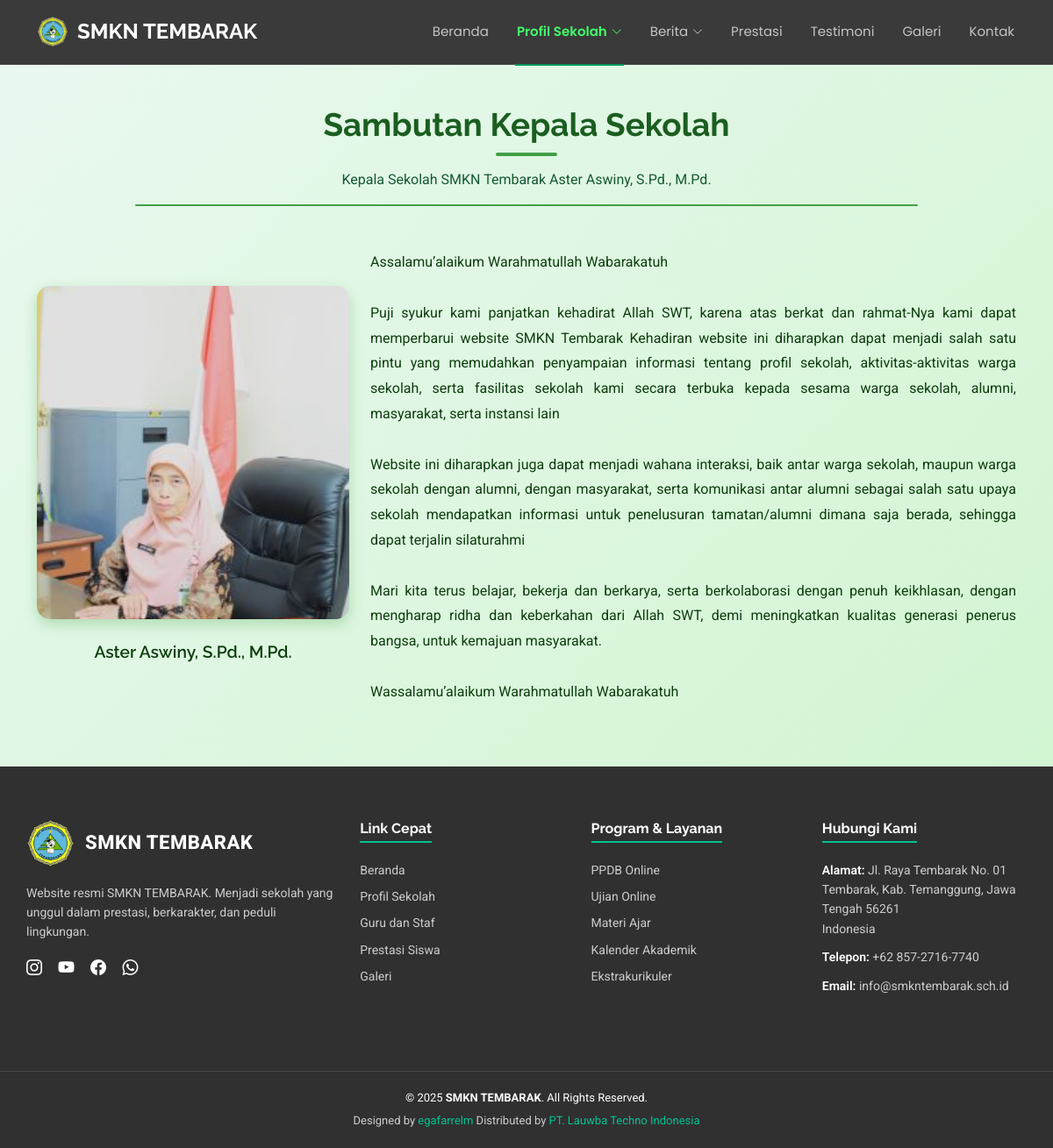
Page /frontend/pages/profil_sekolah/index.php on the committed database.
### tables this page shows
CREATE TABLE `abouts` (
  `id` bigint NOT NULL,
  `school_name` varchar(255) NOT NULL,
  `school_logo` text NOT NULL,
  `school_banner` varchar(200) NOT NULL,
  `school_tagline` varchar(255) NOT NULL,
  `school_description` text NOT NULL,
  `since` date NOT NULL,
  `alamat` varchar(255) NOT NULL
);

CREATE TABLE `headmasters` (
  `id` bigint NOT NULL,
  `headmaster_name` varchar(255) NOT NULL,
  `headmaster_image` text NOT NULL,
  `headmaster_description` text NOT NULL
);

### frontend/pages/profil_sekolah/index.php (called while the page is built)
<?php
include '../../partials/header.php';
include '../../partials/navbar.php';
include 'sambutan.php';
include '../../partials/footer.php';
include '../../partials/script.php';
?>

### frontend/pages/profil_sekolah/sambutan.php (the view, shortened to what this page needs)
<?php
$qheadmaster = "SELECT * FROM headmasters LIMIT 1";
$resheadmaster = mysqli_query($connect, $qheadmaster) or die(mysqli_error($connect));
$item = mysqli_fetch_assoc($resheadmaster);
$headmasterImage = !empty($item['headmaster_image'])
    ? "/company_profile/storages/headmasters/" . $item['headmaster_image']
    : "/company_profile/storages/headmasters/default.jpg";
$headmasterName = !empty($item['headmaster_name']) ? $item['headmaster_name'] : "Kepala Sekolah";
$headmasterDescription = !empty($item['headmaster_description']) ? $item['headmaster_description'] : "Deskripsi sambutan kepala sekolah belum tersedia.";
?>
<section id="sambutan" class="sambutan-section">
  <div class="container">
    <div class="section-header text-center" data-aos="fade-up">
      <h2>Sambutan Kepala Sekolah</h2>
      <p class="intro-text">Kepala Sekolah SMKN Tembarak <?= htmlspecialchars($headmasterName) ?></p>
      <div class="intro-line"></div>
    </div>
    <div class="row align-items-center content-wrapper" data-aos="fade-up" data-aos-delay="100">
      <div class="col-md-4 text-center mb-4 mb-md-0">
        <div class="headmaster-card">
          <img src="<?= $headmasterImage ?>"
               alt="Kepala Sekolah"
               class="headmaster-img mb-3">
          <h5 class="headmaster-name"><?= htmlspecialchars($headmasterName) ?></h5>
        </div>
      </div>
      <div class="col-md-8">
        <div class="headmaster-description">
          <p>
            <?= nl2br(htmlspecialchars($headmasterDescription)) ?>
          </p>
        </div>
      </div>
    </div>
  </div>
</section>

### frontend/partials/navbar.php (shortened to what this page needs)
<?php
$current_folder = basename(dirname($_SERVER['PHP_SELF']));
function activeMenu($folder) {
  global $current_folder;
  return $current_folder === $folder ? 'active' : '';
}
function activeDropdown($folders = []) {
  global $current_folder;
  return in_array($current_folder, $folders) ? 'active' : '';
}
?>
<header id="header" class="header d-flex align-items-center fixed-top">
  <div class="container position-relative d-flex align-items-center justify-content-between">
    <a href="../beranda/index.php" class="logo d-flex align-items-center me-auto me-xl-0">
      <img src="/company_profile/storages/abouts/<?= $item->school_logo ?>" style="height:50px; margin-right:10px;">
      <h1 class="sitename"><?= $item->school_name ?></h1>
    </a>
    <nav id="navmenu" class="navmenu">
      <ul>
        <li><a href="../beranda/index.php" class="<?= activeMenu('beranda') ?>">Beranda</a></li>
<li class="dropdown">
  <a href="#" class="<?= activeDropdown(['profil_sekolah','sejarah','visi_misi','gurustaf','organisasi','jurusan']) ?>">
    <span>Profil Sekolah</span>
    <i class="bi bi-chevron-down toggle-dropdown"></i>
  </a>
</li>
<li class="dropdown">
  <a href="#" class="<?= activeDropdown(['berita','pengumuman']) ?>">
    <span>Berita</span>
    <i class="bi bi-chevron-down toggle-dropdown"></i>
  </a>
</li>
<li><a href="../prestasi/index.php" class="<?= activeMenu('prestasi') ?>">Prestasi</a></li>
<li><a href="../testimonials/index.php" class="<?= activeMenu('testimonials') ?>">Testimoni</a></li>
<li><a href="../galeri/index.php" class="<?= activeMenu('galeri') ?>">Galeri</a></li>
<li><a href="../kontak/index.php" class="<?= activeMenu('kontak') ?>">Kontak</a></li>
      </ul>
    </nav>
  </div>
</header>

### frontend/partials/footer.php (shortened to what this page needs)
<?php
$qHome = "SELECT * FROM abouts";
$resHome = mysqli_query($connect, $qHome) or die(mysqli_error($connect));
$item = $resHome->fetch_object();
$school_name = isset($item->school_name) ? $item->school_name : 'SMKN TEMBARAK';
?>
<footer class="footer-custom">
    <div class="footer-top">
        <div class="footer-col">
            <div class="footer-logo-text">
                <img src="/company_profile/storages/abouts/<?= $item->school_logo ?>" alt="Logo Sekolah" class="footer-logo-img" />
                <div class="footer-school-name"><?= $school_name ?></div>
            </div>
            <p>Website resmi <?= $school_name ?>. Menjadi sekolah yang unggul dalam prestasi, berkarakter, dan peduli lingkungan.</p>
            <div class="footer-social-icons">
                <a href="https://www.instagram.com/smkntembarak/" title="Instagram"><i class="bi bi-instagram"></i></a>
                <a href="https://www.youtube.com/@officialsmkntembarak9913" title="YouTube"><i class="bi bi-youtube"></i></a>
                <a href="https://www.facebook.com/smkntembarak/" title="Facebook"><i class="bi bi-facebook"></i></a>
                <a href="https://api.whatsapp.com/send/?phone=6285727167740&text&type=phone_number&app_absent=0" title="WhatsApp"><i class="bi bi-whatsapp"></i></a>
            </div>
        </div>
        <div class="footer-col">
            <h4>Link Cepat</h4>
            <ul>
                <li><a href="../beranda/index.php">Beranda</a></li>
                <li><a href="../profil_sekolah/index.php">Profil Sekolah</a></li>
                <li><a href="../gurustaf/index.php">Guru dan Staf</a></li>
                <li><a href="../prestasi/index.php">Prestasi Siswa</a></li>
                <li><a href="../galeri/index.php">Galeri</a></li>
            </ul>
        </div>
        <div class="footer-col">
            <h4>Program & Layanan</h4>
            <ul>
                <li><a href="#">PPDB Online</a></li>
                <li><a href="#">Ujian Online</a></li>
                <li><a href="#">Materi Ajar</a></li>
                <li><a href="#">Kalender Akademik</a></li>
                <li><a href="#">Ekstrakurikuler</a></li>
            </ul>
        </div>
        <div class="footer-col">
            <h4>Hubungi Kami</h4>
            <address>
                <p>
                    <strong>Alamat:</strong> Jl. Raya Tembarak No. 01<br>
                    Tembarak, Kab. Temanggung, Jawa Tengah 56261<br>
                    Indonesia
                </p>
                <p><strong>Telepon:</strong> +62 857-2716-7740</p>
                <p><strong>Email:</strong> info@smkntembarak.sch.id</p>
            </address>
        </div>
    </div>
    <div class="footer-bottom">
        <div class="container-fluid">
            &copy; 2025 <strong><?= $school_name ?></strong>. All Rights Reserved.
            <div class="credits">
                Designed by <a href="https://www.instagram.com/egafarrelm/">egafarrelm</a> Distributed by <a href="https://www.instagram.com/lauwba_techno/?hl=id" target="_blank">PT. Lauwba Techno Indonesia</a>
            </div>
        </div>
    </div>
</footer>

### frontend/KnightOne-1.0.0/assets/css/main.css (style rules this page uses)
:root { --default-font: "Roboto", system-ui, -apple-system, "Segoe UI", Roboto, "Helvetica Neue", Arial, "Noto Sans", "Liberation Sans", sans-serif, "Apple Color Emoji", "Segoe UI Emoji", "Segoe UI Symbol", "Noto Color Emoji"; --heading-font: "Raleway", sans-serif; --nav-font: "Poppins", sans-serif; }
:root { --background-color: #ffffff; --default-color: #444444; --heading-color: #282828; --accent-color: #009961; --surface-color: #ffffff; --contrast-color: #ffffff; }
:root { --nav-color: #ffffff; --nav-hover-color: #009961; --nav-mobile-background-color: #ffffff; --nav-dropdown-background-color: #ffffff; --nav-dropdown-color: #444444; --nav-dropdown-hover-color: #009961; }
:root { scroll-behavior: smooth; }
a { color: var(--accent-color); text-decoration: none; transition: 0.3s; }
h1, h2, h3, h4, h5, h6 { color: var(--heading-color); font-family: var(--heading-font); }
.header { --background-color: rgba(0, 0, 0, 0); --default-color: #ffffff; --heading-color: #ffffff; color: var(--default-color); background-color: var(--background-color); padding: 10px 0; transition: all 0.5s; z-index: 997; border-bottom: 1px solid color-mix(in srgb, var(--default-color), transparent 90%); }
.header .logo { line-height: 1; }
.header .logo img { max-height: 36px; margin-right: 8px; }
.header .logo h1 { font-size: 30px; margin: 0; font-weight: 700; color: var(--heading-color); }
@media (max-width: 1200px) { .header .logo { order: 1; } }
@media (max-width: 1200px) { .header .logo h1 { font-size: 24px; } }
@media (max-width: 1200px) { .header .navmenu { order: 3; } }
@media (min-width: 1200px) { .navmenu { padding: 0; } }
@media (min-width: 1200px) { .navmenu ul { margin: 0; padding: 0; display: flex; list-style: none; align-items: center; } }
@media (min-width: 1200px) { .navmenu li { position: relative; } }
@media (min-width: 1200px) { .navmenu>ul>li { white-space: nowrap; padding: 15px 14px; } }
@media (min-width: 1200px) { .navmenu>ul>li:last-child { padding-right: 0; } }
@media (min-width: 1200px) { .navmenu a, .navmenu a:focus { color: color-mix(in srgb, var(--nav-color), transparent 30%); font-size: 15px; padding: 0 2px; font-family: var(--nav-font); font-weight: 400; display: flex; align-items: center; justify-content: space-between; white-space: nowrap; transition: 0.3s; position: relative; } }
@media (min-width: 1200px) { .navmenu a i, .navmenu a:focus i { font-size: 12px; line-height: 0; margin-left: 5px; transition: 0.3s; } }
@media (min-width: 1200px) { .navmenu>ul>li>a:before { content: ""; position: absolute; height: 2px; bottom: -27px; left: 0; background-color: var(--nav-hover-color); visibility: hidden; width: 0px; transition: all 0.3s ease-in-out 0s; } }
@media (min-width: 1200px) { .navmenu a:hover:before, .navmenu li:hover>a:before, .navmenu .active:before { visibility: visible; width: 100%; } }
@media (min-width: 1200px) { .navmenu li:hover>a, .navmenu .active, .navmenu .active:focus { color: var(--nav-color); } }
section, .section { color: var(--default-color); background-color: var(--background-color); padding: 60px 0; scroll-margin-top: 72px; overflow: clip; }

### frontend/partials/navbar.php (style rules this page uses)
.header { background: #3a3a3a !important; backdrop-filter: none !important; -webkit-backdrop-filter: none !important; }
.navmenu a.active { color: #41ff6a !important; font-weight: 600; }
.navmenu .dropdown > a.active { color: #41ff6a !important; }

### rows in the picture
abouts: school_logo (picture), school_name "SMKN TEMBARAK"
headmasters: headmaster_name "Aster Aswiny, S.Pd., M.Pd.", headmaster_image (picture), headmaster_description "Assalamu’alaikum Warahmatullah Wabarakatuh Puji syukur kami panjatkan kehadirat Allah SWT, karena atas berkat dan rahmat-Nya kami dapat memperbarui website SMKN Tembarak Kehadiran website ini diharapkan dapat menjadi salah satu pintu yang memudahkan penyampaian informasi tentang profil sekolah, aktivitas-aktivitas warga sekolah, serta fasilitas sekolah kami secara terbuka kepada sesama warga sekolah, alumni, masyarakat, serta instansi lain Website ini diharapkan juga dapat menjadi wahana interaksi, baik antar warga sekolah, maupun warga sekolah dengan alumni, dengan masyarakat, serta komunikasi antar alumni sebagai salah satu upaya sekolah mendapatkan informasi untuk penelusuran…"
